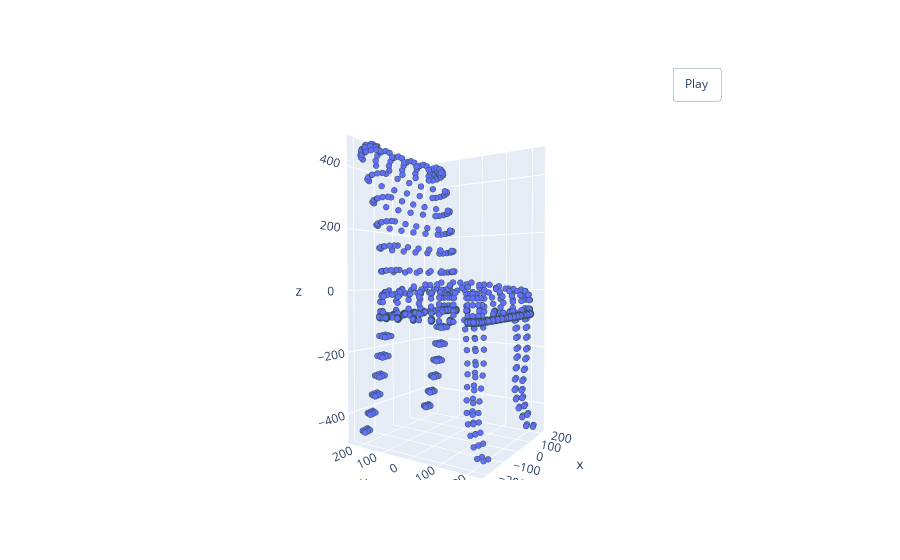

Here is the notebook cell this chart was saved with:
### Code cell
def pcshow(xs,ys,zs):
    data=[go.Scatter3d(x=xs, y=ys, z=zs,
                                   mode='markers')]
    fig = visualize_rotate(data)
    fig.update_traces(marker=dict(size=2,
                      line=dict(width=2,
                      color='DarkSlateGrey')),
                      selector=dict(mode='markers'))
    fig.show()
    
pcshow(x,y,z)

### Figure 1 — Plotly figure (JSON) as saved in the notebook; plotly's stock layout.template omitted (floating-point values rounded to 4 significant figures; data arrays with more than 128 entries replaced by an {"elided": "..."} marker saying what was removed)
{"data": [{"marker": {"line": {"color": "DarkSlateGrey", "width": 2}, "size": 2}, "mode": "markers", "type": "scatter3d", "x": {"elided": "7884 float values"}, "y": {"elided": "7884 float values"}, "z": {"elided": "7884 float values"}}], "layout": {"autosize": true, "scene": {"aspectmode": "auto", "aspectratio": {"x": 0.7527, "y": 0.8105, "z": 1.639}, "camera": {"center": {"x": 0, "y": 0, "z": 0}, "eye": {"x": -2.146, "y": -1.35, "z": 0.06172}, "projection": {"type": "perspective"}, "up": {"x": 0, "y": 0, "z": 1}}}, "updatemenus": [{"buttons": [{"args": [null, {"frame": {"duration": 50, "redraw": true}, "fromcurrent": true, "mode": "immediate", "transition": {"duration": 0}}], "label": "Play", "method": "animate"}], "pad": {"r": 10, "t": 45}, "showactive": false, "type": "buttons", "x": 0.8, "xanchor": "left", "y": 1, "yanchor": "bottom"}]}}
